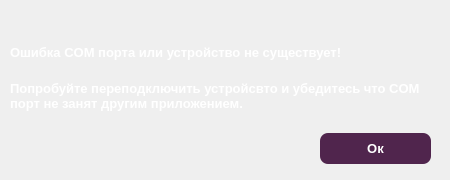
<?xml version="1.0" encoding="UTF-8"?>
<ui version="4.0">
 <class>Dialog</class>
 <widget class="QDialog" name="Dialog">
  <property name="enabled">
   <bool>true</bool>
  </property>
  <property name="geometry">
   <rect>
    <x>0</x>
    <y>0</y>
    <width>450</width>
    <height>180</height>
   </rect>
  </property>
  <property name="minimumSize">
   <size>
    <width>450</width>
    <height>180</height>
   </size>
  </property>
  <property name="windowTitle">
   <string>Dialog</string>
  </property>
  <widget class="QPushButton" name="pushButton">
   <property name="geometry">
    <rect>
     <x>320</x>
     <y>133</y>
     <width>111</width>
     <height>31</height>
    </rect>
   </property>
   <property name="font">
    <font>
     <pointsize>10</pointsize>
     <bold>true</bold>
    </font>
   </property>
   <property name="styleSheet">
    <string notr="true">QPushButton{
		border : 0px;
		background: #50254d;
		color:white;
		border-radius: 8px;
		pading-down:2px;
}
QPushButton:hover{
		background-color:#390d39;
}</string>
   </property>
   <property name="text">
    <string>Ок</string>
   </property>
  </widget>
  <widget class="QLabel" name="label">
   <property name="geometry">
    <rect>
     <x>10</x>
     <y>32</y>
     <width>511</width>
     <height>41</height>
    </rect>
   </property>
   <property name="font">
    <font>
     <pointsize>10</pointsize>
     <bold>true</bold>
    </font>
   </property>
   <property name="styleSheet">
    <string notr="true">background: transparent;
color: white;
</string>
   </property>
   <property name="text">
    <string>Ошибка COM порта или устройство не существует!</string>
   </property>
  </widget>
  <widget class="QLabel" name="label_2">
   <property name="geometry">
    <rect>
     <x>10</x>
     <y>60</y>
     <width>411</width>
     <height>71</height>
    </rect>
   </property>
   <property name="font">
    <font>
     <pointsize>10</pointsize>
     <bold>true</bold>
    </font>
   </property>
   <property name="styleSheet">
    <string notr="true">background: transparent;
color: white;
</string>
   </property>
   <property name="text">
    <string>Попробуйте переподключить устройсвто и убедитесь что COM порт не занят другим приложением.</string>
   </property>
   <property name="scaledContents">
    <bool>false</bool>
   </property>
   <property name="wordWrap">
    <bool>true</bool>
   </property>
  </widget>
  <widget class="QLabel" name="label_4">
   <property name="geometry">
    <rect>
     <x>0</x>
     <y>32</y>
     <width>800</width>
     <height>600</height>
    </rect>
   </property>
   <property name="text">
    <string/>
   </property>
   <property name="pixmap">
    <pixmap resource="../img/res.qrc">:/image/background.jpg</pixmap>
   </property>
   <property name="indent">
    <number>0</number>
   </property>
  </widget>
  <zorder>label_4</zorder>
  <zorder>pushButton</zorder>
  <zorder>label</zorder>
  <zorder>label_2</zorder>
 </widget>
 <resources>
  <include location="../img/res.qrc"/>
  <include location="../img/res.qrc"/>
 </resources>
 <connections/>
</ui>
